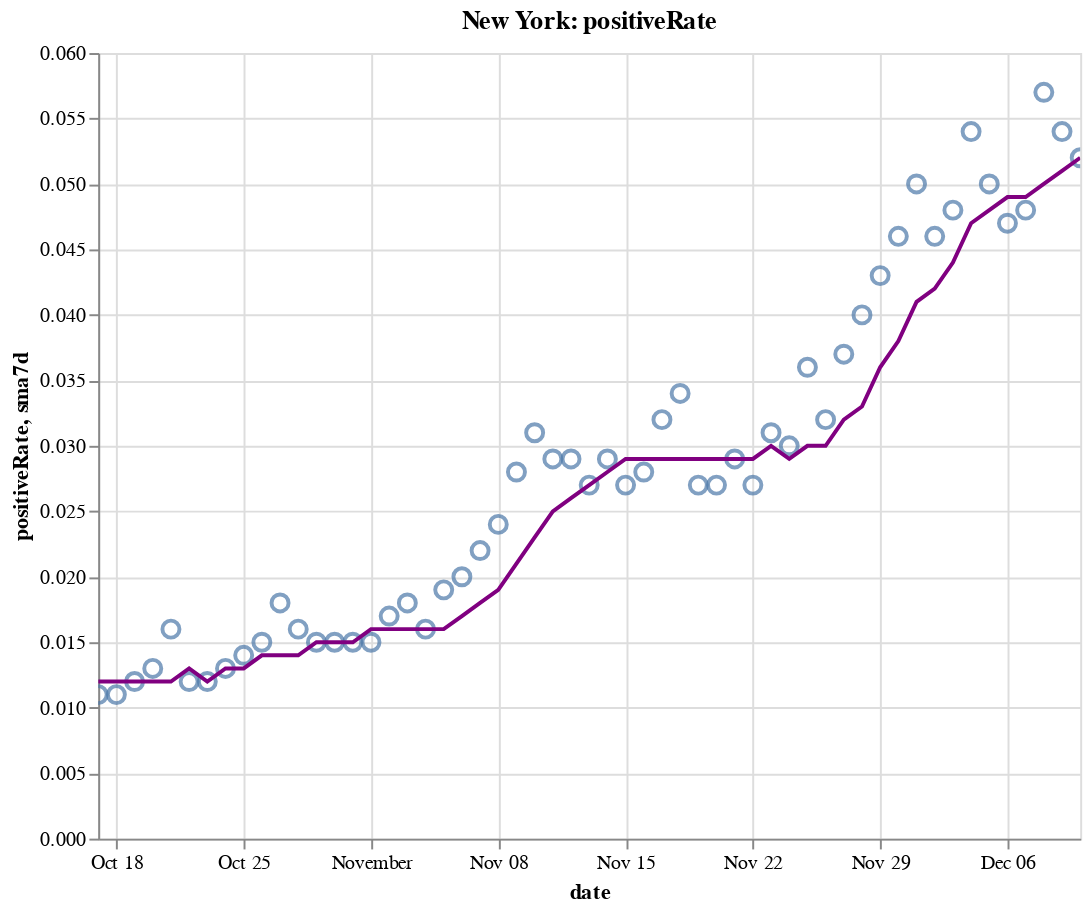

The notebook cell this image was saved under:
### Code cell
create_plot(ny, 'positiveRate')

### Figure 1 — Vega-Lite specification as saved in the notebook (floating-point values rounded to 4 significant figures)
{"config": {"view": {"continuousWidth": 400, "continuousHeight": 300}}, "layer": [{"layer": [{"mark": {"type": "point", "size": 75}, "encoding": {"tooltip": [{"type": "temporal", "field": "date"}, {"type": "quantitative", "field": "positiveRate"}, {"type": "quantitative", "field": "sma7d"}], "x": {"type": "temporal", "field": "date"}, "y": {"type": "quantitative", "field": "positiveRate"}}, "selection": {"selector010": {"type": "interval", "bind": "scales", "encodings": ["x", "y"]}}}, {"mark": {"type": "line", "color": "purple"}, "encoding": {"x": {"type": "temporal", "field": "date"}, "y": {"type": "quantitative", "field": "sma7d"}}}]}, {"mark": {"type": "rule", "color": "#aaa"}, "encoding": {"x": {"type": "temporal", "field": "date"}}, "transform": [{"filter": {"selection": "selector009"}}]}, {"mark": "circle", "encoding": {"opacity": {"condition": {"value": 1, "selection": "selector009"}, "value": 0}, "tooltip": [{"type": "temporal", "field": "date"}, {"type": "quantitative", "field": "positiveRate"}, {"type": "quantitative", "field": "sma7d"}], "x": {"type": "temporal", "field": "date"}, "y": {"type": "quantitative", "field": "positiveRate"}}, "selection": {"selector009": {"type": "single", "encodings": ["x"], "on": "mouseover", "nearest": true, "empty": "none"}}}, {"mark": {"type": "text", "align": "left", "dx": 5, "dy": -5, "stroke": "white", "strokeWidth": 2}, "encoding": {"text": {"type": "quantitative", "field": "positiveRate"}, "tooltip": [{"type": "temporal", "field": "date"}, {"type": "quantitative", "field": "positiveRate"}, {"type": "quantitative", "field": "sma7d"}], "x": {"type": "temporal", "field": "date"}, "y": {"type": "quantitative", "field": "positiveRate"}}, "transform": [{"filter": {"selection": "selector009"}}]}, {"mark": {"type": "text", "align": "left", "dx": 5, "dy": -5}, "encoding": {"text": {"type": "quantitative", "field": "positiveRate"}, "tooltip": [{"type": "temporal", "field": "date"}, {"type": "quantitative", "field": "positiveRate"}, {"type": "quantitative", "field": "sma7d"}], "x": {"type": "temporal", "field": "date"}, "y": {"type": "quantitative", "field": "positiveRate"}}, "transform": [{"filter": {"selection": "selector009"}}]}], "data": {"name": "data-13b7205e39c8ce284e7db74b3dc6746c"}, "height": 400, "title": "New York: positiveRate", "width": 500, "$schema": "https://vega.github.io/schema/vega-lite/v4.8.1.json", "datasets": {"data-13b7205e39c8ce284e7db74b3dc6746c": [{"date": "2020-10-17T00:00:00", "totalTestResultsIncrease": 160000.0, "positiveIncrease": 1784.0, "death": 25640.0, "deathIncrease": 9.0, "positiveRate": 0.011, "state": "New York", "sma7d": 0.012}, {"date": "2020-10-18T00:00:00", "totalTestResultsIncrease": 128800.0, "positiveIncrease": 1390.0, "death": 25640.0, "deathIncrease": 7.0, "positiveRate": 0.011, "state": "New York", "sma7d": 0.012}, {"date": "2020-10-19T00:00:00", "totalTestResultsIncrease": 82010.0, "positiveIncrease": 998.0, "death": 25660.0, "deathIncrease": 15.0, "positiveRate": 0.012, "state": "New York", "sma7d": 0.012}, {"date": "2020-10-20T00:00:00", "totalTestResultsIncrease": 90540.0, "positiveIncrease": 1201.0, "death": 25670.0, "deathIncrease": 13.0, "positiveRate": 0.013, "state": "New York", "sma7d": 0.012}, {"date": "2020-10-21T00:00:00", "totalTestResultsIncrease": 124800.0, "positiveIncrease": 2026.0, "death": 25680.0, "deathIncrease": 7.0, "positiveRate": 0.016, "state": "New York", "sma7d": 0.012}, {"date": "2020-10-22T00:00:00", "totalTestResultsIncrease": 135300.0, "positiveIncrease": 1628.0, "death": 25690.0, "deathIncrease": 15.0, "positiveRate": 0.012, "state": "New York", "sma7d": 0.013}, {"date": "2020-10-23T00:00:00", "totalTestResultsIncrease": 141500.0, "positiveIncrease": 1637.0, "death": 25700.0, "deathIncrease": 11.0, "positiveRate": 0.012, "state": "New York", "sma7d": 0.012}, {"date": "2020-10-24T00:00:00", "totalTestResultsIncrease": 156900.0, "positiveIncrease": 2061.0, "death": 25720.0, "deathIncrease": 13.0, "positiveRate": 0.013, "state": "New York", "sma7d": 0.013}, {"date": "2020-10-25T00:00:00", "totalTestResultsIncrease": 120800.0, "positiveIncrease": 1632.0, "death": 25730.0, "deathIncrease": 12.0, "positiveRate": 0.014, "state": "New York", "sma7d": 0.013}, {"date": "2020-10-26T00:00:00", "totalTestResultsIncrease": 82120.0, "positiveIncrease": 1191.0, "death": 25740.0, "deathIncrease": 12.0, "positiveRate": 0.015, "state": "New York", "sma7d": 0.014}, {"date": "2020-10-27T00:00:00", "totalTestResultsIncrease": 111600.0, "positiveIncrease": 1991.0, "death": 25760.0, "deathIncrease": 16.0, "positiveRate": 0.018, "state": "New York", "sma7d": 0.014}, {"date": "2020-10-28T00:00:00", "totalTestResultsIncrease": 129700.0, "positiveIncrease": 2031.0, "death": 25770.0, "deathIncrease": 15.0, "positiveRate": 0.016, "state": "New York", "sma7d": 0.014}, {"date": "2020-10-29T00:00:00", "totalTestResultsIncrease": 168400.0, "positiveIncrease": 2499.0, "death": 25790.0, "deathIncrease": 19.0, "positiveRate": 0.015, "state": "New York", "sma7d": 0.015}, {"date": "2020-10-30T00:00:00", "totalTestResultsIncrease": 146900.0, "positiveIncrease": 2255.0, "death": 25800.0, "deathIncrease": 12.0, "positiveRate": 0.015, "state": "New York", "sma7d": 0.015}, {"date": "2020-10-31T00:00:00", "totalTestResultsIncrease": 137000.0, "positiveIncrease": 2049.0, "death": 25810.0, "deathIncrease": 3.0, "positiveRate": 0.015, "state": "New York", "sma7d": 0.015}, {"date": "2020-11-01T00:00:00", "totalTestResultsIncrease": 148900.0, "positiveIncrease": 2255.0, "death": 25820.0, "deathIncrease": 17.0, "positiveRate": 0.015, "state": "New York", "sma7d": 0.016}, {"date": "2020-11-02T00:00:00", "totalTestResultsIncrease": 96100.0, "positiveIncrease": 1633.0, "death": 25840.0, "deathIncrease": 14.0, "positiveRate": 0.017, "state": "New York", "sma7d": 0.016}, {"date": "2020-11-03T00:00:00", "totalTestResultsIncrease": 127900.0, "positiveIncrease": 2321.0, "death": 25850.0, "deathIncrease": 15.0, "positiveRate": 0.018, "state": "New York", "sma7d": 0.016}, {"date": "2020-11-04T00:00:00", "totalTestResultsIncrease": 133500.0, "positiveIncrease": 2126.0, "death": 25870.0, "deathIncrease": 15.0, "positiveRate": 0.016, "state": "New York", "sma7d": 0.016}, {"date": "2020-11-05T00:00:00", "totalTestResultsIncrease": 161000.0, "positiveIncrease": 2997.0, "death": 25890.0, "deathIncrease": 24.0, "positiveRate": 0.019, "state": "New York", "sma7d": 0.016}, {"date": "2020-11-06T00:00:00", "totalTestResultsIncrease": 160700.0, "positiveIncrease": 3209.0, "death": 25910.0, "deathIncrease": 18.0, "positiveRate": 0.02, "state": "New York", "sma7d": 0.017}, {"date": "2020-11-07T00:00:00", "totalTestResultsIncrease": 163300.0, "positiveIncrease": 3587.0, "death": 25930.0, "deathIncrease": 18.0, "positiveRate": 0.022, "state": "New York", "sma7d": 0.018}, {"date": "2020-11-08T00:00:00", "totalTestResultsIncrease": 145600.0, "positiveIncrease": 3428.0, "death": 25950.0, "deathIncrease": 19.0, "positiveRate": 0.024, "state": "New York", "sma7d": 0.019}, {"date": "2020-11-09T00:00:00", "totalTestResultsIncrease": 111400.0, "positiveIncrease": 3144.0, "death": 25970.0, "deathIncrease": 26.0, "positiveRate": 0.028, "state": "New York", "sma7d": 0.021}, {"date": "2020-11-10T00:00:00", "totalTestResultsIncrease": 128000.0, "positiveIncrease": 3965.0, "death": 26000.0, "deathIncrease": 32.0, "positiveRate": 0.031, "state": "New York", "sma7d": 0.023}, {"date": "2020-11-11T00:00:00", "totalTestResultsIncrease": 164300.0, "positiveIncrease": 4820.0, "death": 26030.0, "deathIncrease": 21.0, "positiveRate": 0.029, "state": "New York", "sma7d": 0.025}, {"date": "2020-11-12T00:00:00", "totalTestResultsIncrease": 162600.0, "positiveIncrease": 4797.0, "death": 26060.0, "deathIncrease": 29.0, "positiveRate": 0.029, "state": "New York", "sma7d": 0.026}, {"date": "2020-11-13T00:00:00", "totalTestResultsIncrease": 203700.0, "positiveIncrease": 5401.0, "death": 26080.0, "deathIncrease": 24.0, "positiveRate": 0.027, "state": "New York", "sma7d": 0.027}, {"date": "2020-11-14T00:00:00", "totalTestResultsIncrease": 184200.0, "positiveIncrease": 5388.0, "death": 26100.0, "deathIncrease": 24.0, "positiveRate": 0.029, "state": "New York", "sma7d": 0.028}, {"date": "2020-11-15T00:00:00", "totalTestResultsIncrease": 133200.0, "positiveIncrease": 3649.0, "death": 26130.0, "deathIncrease": 30.0, "positiveRate": 0.027, "state": "New York", "sma7d": 0.029}, {"date": "2020-11-16T00:00:00", "totalTestResultsIncrease": 124600.0, "positiveIncrease": 3490.0, "death": 26160.0, "deathIncrease": 26.0, "positiveRate": 0.028, "state": "New York", "sma7d": 0.029}, {"date": "2020-11-17T00:00:00", "totalTestResultsIncrease": 159900.0, "positiveIncrease": 5088.0, "death": 26190.0, "deathIncrease": 30.0, "positiveRate": 0.032, "state": "New York", "sma7d": 0.029}, {"date": "2020-11-18T00:00:00", "totalTestResultsIncrease": 154400.0, "positiveIncrease": 5294.0, "death": 26220.0, "deathIncrease": 36.0, "positiveRate": 0.034, "state": "New York", "sma7d": 0.029}, {"date": "2020-11-19T00:00:00", "totalTestResultsIncrease": 195200.0, "positiveIncrease": 5310.0, "death": 26260.0, "deathIncrease": 32.0, "positiveRate": 0.027, "state": "New York", "sma7d": 0.029}, {"date": "2020-11-20T00:00:00", "totalTestResultsIncrease": 205500.0, "positiveIncrease": 5468.0, "death": 26290.0, "deathIncrease": 35.0, "positiveRate": 0.027, "state": "New York", "sma7d": 0.029}, {"date": "2020-11-21T00:00:00", "totalTestResultsIncrease": 207900.0, "positiveIncrease": 5972.0, "death": 26330.0, "deathIncrease": 34.0, "positiveRate": 0.029, "state": "New York", "sma7d": 0.029}, {"date": "2020-11-22T00:00:00", "totalTestResultsIncrease": 196600.0, "positiveIncrease": 5392.0, "death": 26360.0, "deathIncrease": 31.0, "positiveRate": 0.027, "state": "New York", "sma7d": 0.029}, {"date": "2020-11-23T00:00:00", "totalTestResultsIncrease": 191500.0, "positiveIncrease": 5906.0, "death": 26390.0, "deathIncrease": 33.0, "positiveRate": 0.031, "state": "New York", "sma7d": 0.03}, {"date": "2020-11-24T00:00:00", "totalTestResultsIncrease": 164800.0, "positiveIncrease": 4881.0, "death": 26440.0, "deathIncrease": 51.0, "positiveRate": 0.03, "state": "New York", "sma7d": 0.029}, {"date": "2020-11-25T00:00:00", "totalTestResultsIncrease": 173100.0, "positiveIncrease": 6265.0, "death": 26480.0, "deathIncrease": 41.0, "positiveRate": 0.036, "state": "New York", "sma7d": 0.03}, {"date": "2020-11-26T00:00:00", "totalTestResultsIncrease": 217700.0, "positiveIncrease": 6933.0, "death": 26550.0, "deathIncrease": 67.0, "positiveRate": 0.032, "state": "New York", "sma7d": 0.03}, {"date": "2020-11-27T00:00:00", "totalTestResultsIncrease": 219400.0, "positiveIncrease": 8176.0, "death": 26590.0, "deathIncrease": 39.0, "positiveRate": 0.037, "state": "New York", "sma7d": 0.032}, {"date": "2020-11-28T00:00:00", "totalTestResultsIncrease": 152400.0, "positiveIncrease": 6063.0, "death": 26630.0, "deathIncrease": 44.0, "positiveRate": 0.04, "state": "New York", "sma7d": 0.033}, {"date": "2020-11-29T00:00:00", "totalTestResultsIncrease": 157300.0, "positiveIncrease": 6723.0, "death": 26690.0, "deathIncrease": 58.0, "positiveRate": 0.043, "state": "New York", "sma7d": 0.036}, {"date": "2020-11-30T00:00:00", "totalTestResultsIncrease": 149000.0, "positiveIncrease": 6819.0, "death": 26750.0, "deathIncrease": 57.0, "positiveRate": 0.046, "state": "New York", "sma7d": 0.038}, {"date": "2020-12-01T00:00:00", "totalTestResultsIncrease": 146700.0, "positiveIncrease": 7285.0, "death": 26820.0, "deathIncrease": 69.0, "positiveRate": 0.05, "state": "New York", "sma7d": 0.041}, {"date": "2020-12-02T00:00:00", "totalTestResultsIncrease": 193600.0, "positiveIncrease": 8973.0, "death": 26890.0, "deathIncrease": 73.0, "positiveRate": 0.046, "state": "New York", "sma7d": 0.042}, {"date": "2020-12-03T00:00:00", "totalTestResultsIncrease": 203400.0, "positiveIncrease": 9855.0, "death": 26960.0, "deathIncrease": 66.0, "positiveRate": 0.048, "state": "New York", "sma7d": 0.044}, {"date": "2020-12-04T00:00:00", "totalTestResultsIncrease": 208300.0, "positiveIncrease": 11270.0, "death": 27020.0, "deathIncrease": 62.0, "positiveRate": 0.054, "state": "New York", "sma7d": 0.047}, {"date": "2020-12-05T00:00:00", "totalTestResultsIncrease": 215400.0, "positiveIncrease": 10760.0, "death": 27090.0, "deathIncrease": 72.0, "positiveRate": 0.05, "state": "New York", "sma7d": 0.048}, {"date": "2020-12-06T00:00:00", "totalTestResultsIncrease": 205800.0, "positiveIncrease": 9702.0, "death": 27150.0, "deathIncrease": 60.0, "positiveRate": 0.047, "state": "New York", "sma7d": 0.049}, {"date": "2020-12-07T00:00:00", "totalTestResultsIncrease": 152300.0, "positiveIncrease": 7302.0, "death": 27230.0, "deathIncrease": 83.0, "positiveRate": 0.048, "state": "New York", "sma7d": 0.049}, {"date": "2020-12-08T00:00:00", "totalTestResultsIncrease": 162500.0, "positiveIncrease": 9335.0, "death": 27310.0, "deathIncrease": 75.0, "positiveRate": 0.057, "state": "New York", "sma7d": 0.05}, {"date": "2020-12-09T00:00:00", "totalTestResultsIncrease": 194600.0, "positiveIncrease": 10600.0, "death": 27400.0, "deathIncrease": 97.0, "positiveRate": 0.054, "state": "New York", "sma7d": 0.051}, {"date": "2020-12-10T00:00:00", "totalTestResultsIncrease": 197400.0, "positiveIncrease": 10180.0, "death": 27500.0, "deathIncrease": 94.0, "positiveRate": 0.052, "state": "New York", "sma7d": 0.052}]}}
